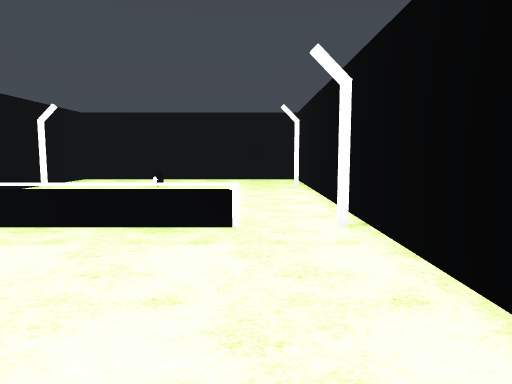
[1] (above)

12 first-person views from a walk through a Unity game level. The camera is 1.5 m above the floor, tilts 6° down and sees 70° across. The floor is counted in squares, 1 m on a side. Each view is taken from the middle of a square. On the plan, view 1 faces up. The plan holds only what a view shows up to about 16 squares ahead; the rest is blank. Flat ground stands in for the terrain. The player is left out. Surface patterns are stand-ins for the level's own textures.

[2]
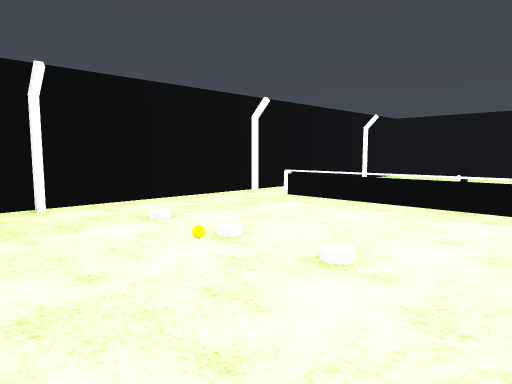

[3]
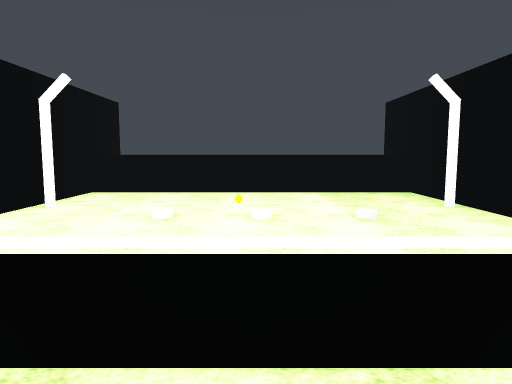

[4]
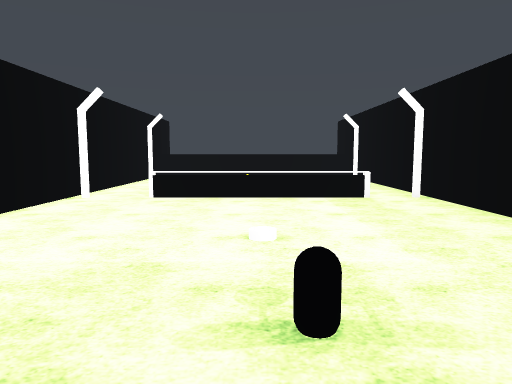

[5]
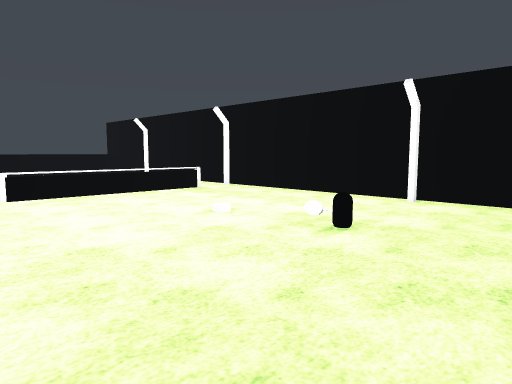

[6]
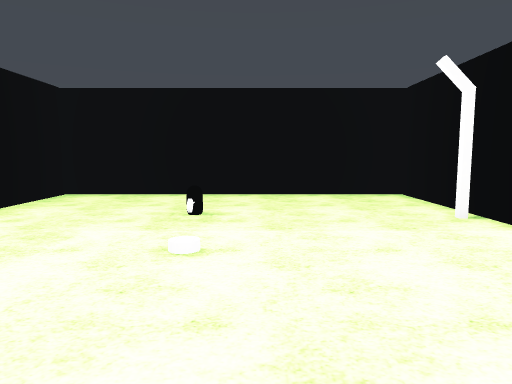

[7]
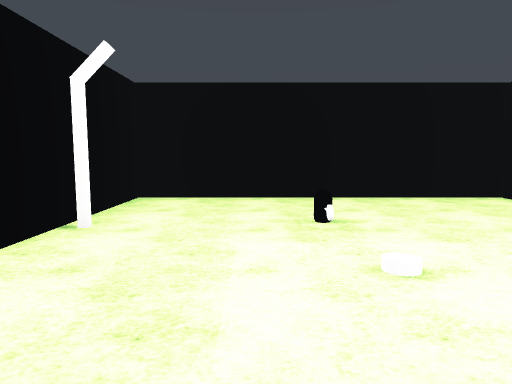

[8]
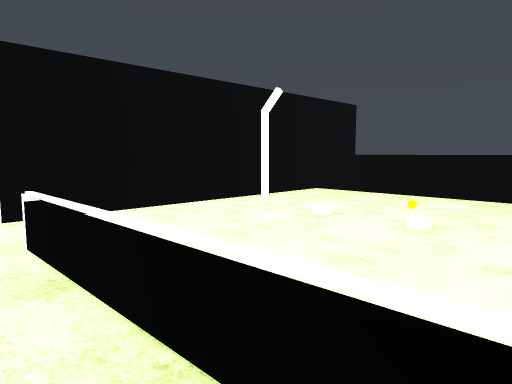

[9]
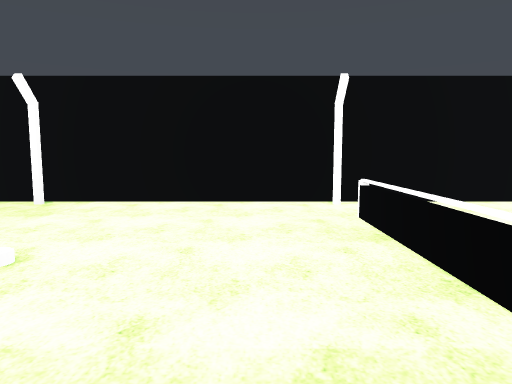

[10]
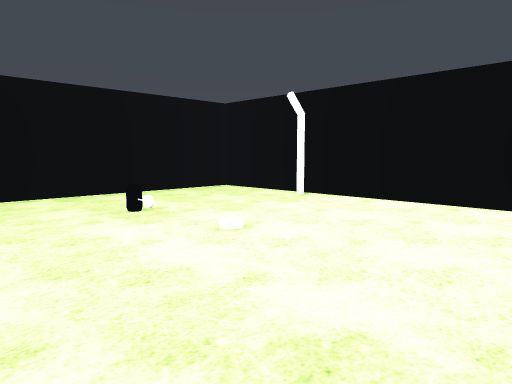

[11]
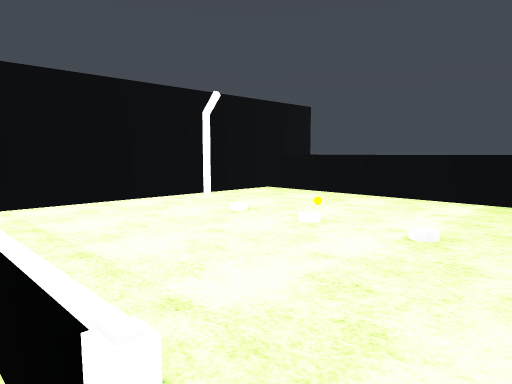

[12]
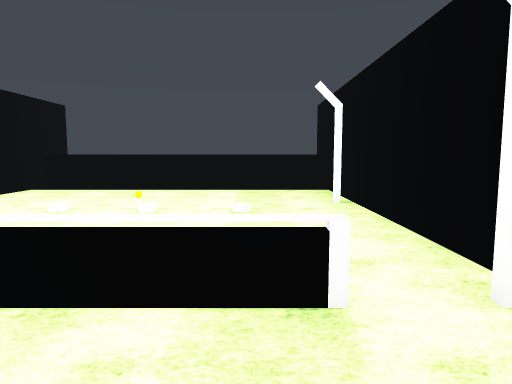

### Floor plan
Ten units are one square. View 1 is at (0, 0); x grows to the right and y downward. Boxes are objects, and circles mark ways between rooms. Rooms are numbered by the first view taken in them; rooms with no view inside come last. Other rooms are left out.
<svg viewBox="-106 -220 136 280">
<path fill="none" stroke="#000" d="M-100 -65 -100 55M-101 42 25 42M24 55 24 -65M-2 -74 -80 -74M24 -65 24 -215 -100 -215 -100 -65M-80 -75 -2 -75"/>
<rect x="-55" y="-175" width="10" height="10" fill="#bbb"><title>other object</title></rect>
<circle cx="-90" cy="-70" r="3" fill="#2a7"/>
<circle cx="15" cy="-70" r="3" fill="#2a7"/>
<text x="-40" y="-20">1</text>
<text x="-30" y="-140">2</text>
</svg>
Room 1 opens to room 2.

Where each view was taken, in squares from view 1:
view 1: 0 up, 0 right, facing up
view 2: 3 down, 1 right, facing up-left
view 3: 10 up, 4 left, facing down
view 4: 20 up, 4 left, facing down
view 5: 21 up, 2 right, facing down-left
view 6: 8 up, 3 left, facing up
view 7: 9 up, 6 left, facing up
view 8: 9 up, 7 left, facing down-right
view 9: 10 up, 9 left, facing right
view 10: 8 up, 9 left, facing up-right
view 11: 8 up, 9 left, facing down-right
view 12: 11 up, 7 left, facing down
